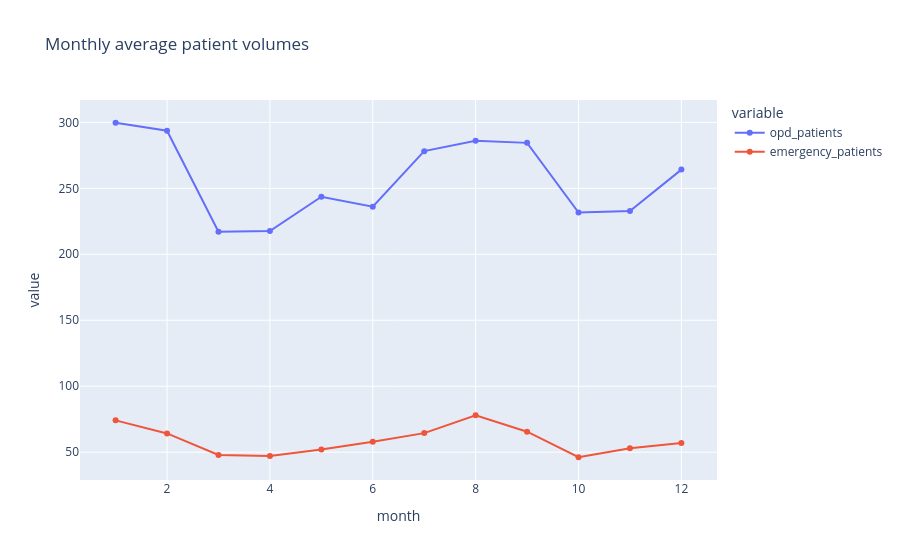
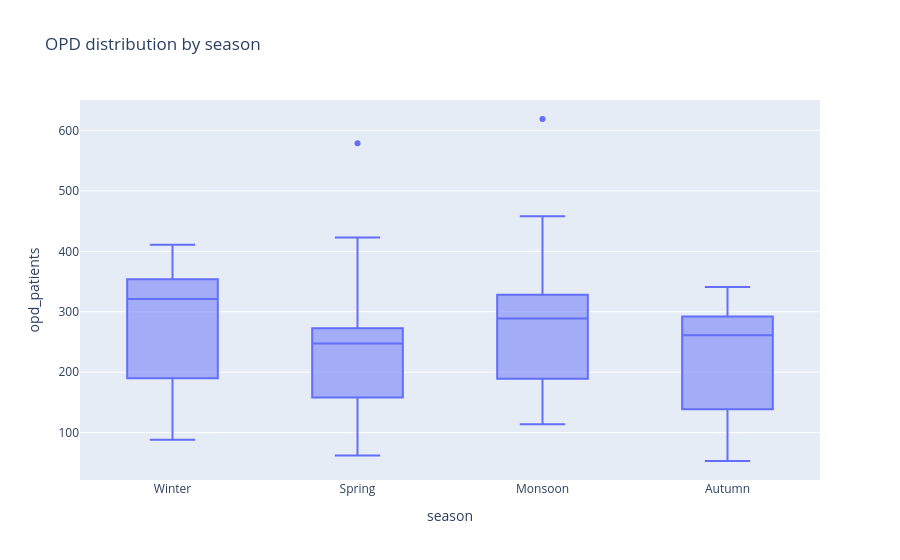

The notebook cell these images were saved under, in order:
### Markdown cell above
## 7. Monthly / seasonal patterns

### Code cell
by_month = df.groupby("month")[["opd_patients", "emergency_patients",
                                 "icu_occupancy_percentage"]].mean().reset_index()
fig = px.line(by_month, x="month", y=["opd_patients", "emergency_patients"],
              markers=True, title="Monthly average patient volumes")
fig.show()

by_season = df.groupby("season")[["opd_patients", "emergency_patients",
                                   "bed_occupancy_percentage",
                                   "icu_occupancy_percentage"]].mean()
display(by_season.round(2))

fig = px.box(df, x="season", y="opd_patients",
             title="OPD distribution by season")
fig.show()

### Figure 1 — Plotly figure (JSON) as saved in the notebook; plotly's stock layout.template omitted (floating-point values rounded to 4 significant figures)
{"data": [{"hovertemplate": "variable=opd_patients<br>month=%{x}<br>value=%{y}<extra></extra>", "legendgroup": "opd_patients", "line": {"color": "#636efa", "dash": "solid"}, "marker": {"symbol": "circle"}, "mode": "lines+markers", "name": "opd_patients", "orientation": "v", "showlegend": true, "x": [1, 2, 3, 4, 5, 6, 7, 8, 9, 10, 11, 12], "xaxis": "x", "y": [299.7, 293.7, 217.2, 217.6, 243.6, 236.0, 278.2, 286.0, 284.5, 231.6, 232.7, 264.2], "yaxis": "y", "type": "scatter"}, {"hovertemplate": "variable=emergency_patients<br>month=%{x}<br>value=%{y}<extra></extra>", "legendgroup": "emergency_patients", "line": {"color": "#EF553B", "dash": "solid"}, "marker": {"symbol": "circle"}, "mode": "lines+markers", "name": "emergency_patients", "orientation": "v", "showlegend": true, "x": [1, 2, 3, 4, 5, 6, 7, 8, 9, 10, 11, 12], "xaxis": "x", "y": [74.13, 64.21, 47.9, 47.2, 52.03, 57.93, 64.45, 78.0, 65.53, 46.16, 52.9, 57.03], "yaxis": "y", "type": "scatter"}], "layout": {"xaxis": {"anchor": "y", "domain": [0.0, 1.0], "title": {"text": "month"}}, "yaxis": {"anchor": "x", "domain": [0.0, 1.0], "title": {"text": "value"}}, "legend": {"title": {"text": "variable"}, "tracegroupgap": 0}, "title": {"text": "Monthly average patient volumes"}}}

### Figure 2 — Plotly figure (JSON) as saved in the notebook; plotly's stock layout.template omitted (floating-point values rounded to 4 significant figures; data arrays with more than 128 entries replaced by an {"elided": "..."} marker saying what was removed)
{"data": [{"alignmentgroup": "True", "hovertemplate": "season=%{x}<br>opd_patients=%{y}<extra></extra>", "legendgroup": "", "marker": {"color": "#636efa"}, "name": "", "notched": false, "offsetgroup": "", "orientation": "v", "showlegend": false, "x": {"elided": "366 str values"}, "x0": " ", "xaxis": "x", "y": {"elided": "366 int values"}, "y0": " ", "yaxis": "y", "type": "box"}], "layout": {"xaxis": {"anchor": "y", "domain": [0.0, 1.0], "title": {"text": "season"}}, "yaxis": {"anchor": "x", "domain": [0.0, 1.0], "title": {"text": "opd_patients"}}, "legend": {"tracegroupgap": 0}, "title": {"text": "OPD distribution by season"}, "boxmode": "group"}}
